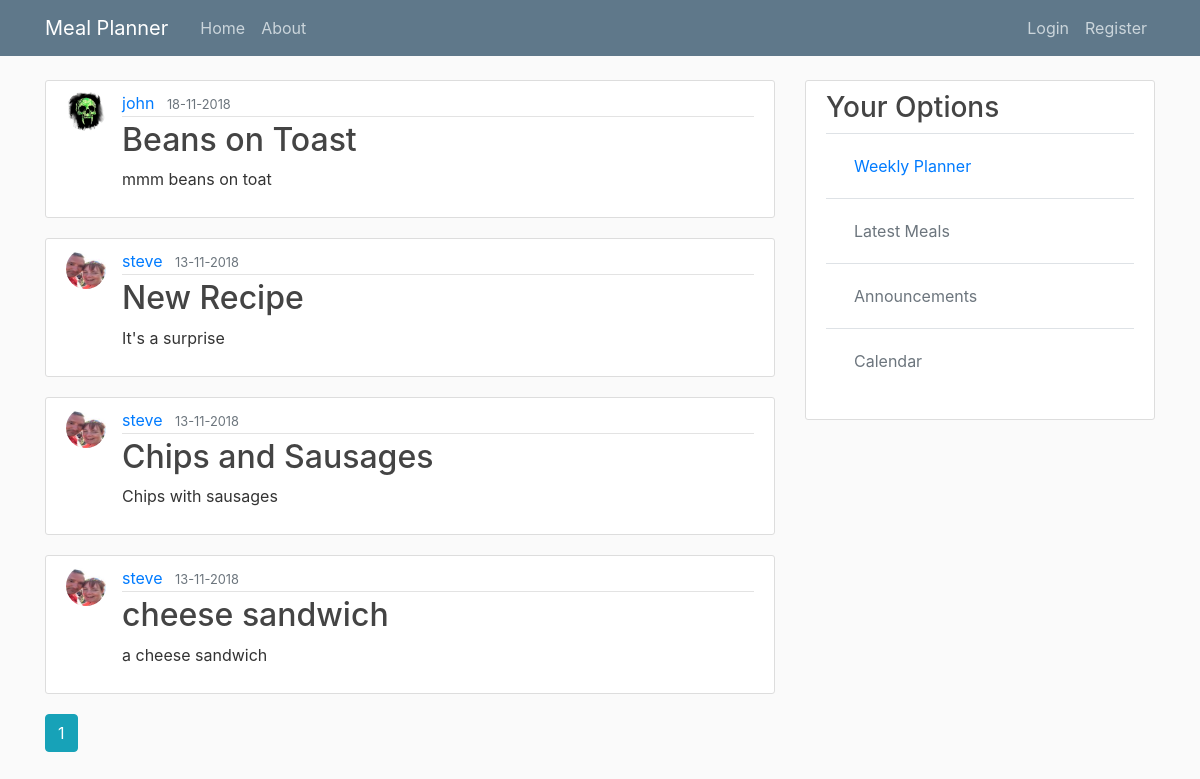
The page /home on the database its author committed.
### mymeal/models.py (models this page shows, shortened)
class Recipe(db.Model):
    id = db.Column(db.Integer, primary_key=True)
    title = db.Column(db.String(100), nullable=False)
    date_posted = db.Column(db.DateTime, nullable=False, default=datetime.utcnow)
    description = db.Column(db.Text, nullable=False)
    serves = db.Column(db.Integer, nullable=False, default='01')
    recipe_type = db.Column(db.String(15), nullable=False)
    ingredients = db.relationship('Ingredient', backref='meal', lazy=True)
    user_id = db.Column(db.Integer, db.ForeignKey('user.id'), nullable=False)
    recipe_book = db.Column(db.String(100))
    recipe_book_page = db.Column(db.Integer, default='01')

class User(db.Model, UserMixin):
    id = db.Column(db.Integer, primary_key=True)
    username = db.Column(db.String(20), unique=True, nullable=False)
    email = db.Column(db.String(120), unique=True, nullable=False)
    image_file = db.Column(db.String(20), nullable=False, default='default.png')
    password = db.Column(db.String(60), nullable=False)
    recipes = db.relationship('Recipe', backref='author', lazy=True)

### mymeal/main/routes.py (the view)
@main.route('/')
@main.route('/home')
def home():
    page = request.args.get('page', 1, type=int)
    recipes = Recipe.query.order_by(Recipe.date_posted.desc()).paginate(page=page, per_page=5)
    return render_template('home.html', title='Home', recipes=recipes)

### mymeal/templates/home.html
{% extends 'layout.html' %}
{% block content %}
    {% for recipe in recipes.items %}
        <article class="media content-section">
            <img class="rounded-circle article-img" src="{{ url_for('static', filename='profile_pics/' + recipe.author.image_file) }}">
          <div class="media-body">
            <div class="article-metadata">
              <a class="mr-2" href="{{ url_for('users.user_recipes', username=recipe.author.username) }}">{{ recipe.author.username }}</a>
              <small class="text-muted">{{ recipe.date_posted.strftime('%d-%m-%Y') }}</small>
            </div>
            <h2><a class="article-title" href="{{ url_for('recipes.recipe', recipe_id=recipe.id) }}">{{ recipe.title }}</a></h2>
            <p class="article-content">{{ recipe.description }}</p>
          </div>
        </article>
    {% endfor %}
    {% for page_num in recipes.iter_pages(left_edge=1, right_edge=1, left_current=1, right_current=2) %}
        {% if page_num %}
            {% if recipes.page == page_num %}
                <a class="btn btn-info mb-4" href="{{ url_for('main.home', page=page_num) }}">{{ page_num }}</a>
            {% else %}
                <a class="btn btn-outline-info mb-4" href="{{ url_for('main.home', page=page_num) }}">{{ page_num }}</a>
            {% endif %}
        {% else %}
            ...
        {% endif %}
    {% endfor %}
{% endblock %}

### mymeal/templates/layout.html (shortened to what this page needs)
<!DOCTYPE html>
<html>
<head>
    <link rel="stylesheet" href="https://stackpath.bootstrapcdn.com/bootstrap/4.1.3/css/bootstrap.min.css">
    <link rel="stylesheet" type="text/css" href="{{ url_for('static', filename='main.css') }}">
</head>
<body>
    <header class="site-header">
      <nav class="navbar navbar-expand-md navbar-dark bg-steel fixed-top">
        <div class="container">
          <a class="navbar-brand mr-4" href="/">Meal Planner</a>
          <div class="collapse navbar-collapse" id="navbarToggle">
            <div class="navbar-nav mr-auto">
              <a class="nav-item nav-link" href="{{ url_for('main.home') }}">Home</a>
              <a class="nav-item nav-link" href="{{ url_for('main.about') }}">About</a>
            </div>
            <div class="navbar-nav">
                {% if current_user.is_authenticated %}
                    <a class="nav-item nav-link" href="{{ url_for('recipes.new_recipe') }}">Create Recipe</a>
                    <a class="nav-item nav-link" href="{{ url_for('users.account') }}">Account</a>
                    <a class="nav-item nav-link" href="{{ url_for('users.logout') }}">Logout</a>
                    <img class="rounded-circle  article-img" src="{{ url_for('static', filename='profile_pics/' + current_user.image_file) }}">
                {% else %}
                  <a class="nav-item nav-link" href="{{ url_for('users.login') }}">Login</a>
                  <a class="nav-item nav-link" href="{{ url_for('users.register') }}">Register</a>
                {% endif %}
            </div>
          </div>
        </div>
      </nav>
    </header>
    <main role="main" class="container">
      <div class="row">
        <div class="col-md-8">
            {% block content %}{% endblock %}
        </div>
        <div class="col-md-4">
            <div class="content-section">
            <h3>Your Options</h3>
                <table class="table table-hover">
                  <tbody>
                    <tr>
                      <td>
                          <a class="nav-item nav-link" href="{{ url_for('weekly.new_week') }}">Weekly Planner</a>
                      </td>
                    </tr>
                    <tr>
                      <td>
                          <a class="nav-item nav-link disabled" href="#">Latest Meals</a>
                      </td>
                    </tr>
                    <tr>
                      <td>
                          <a class="nav-item nav-link disabled" href="#">Announcements</a>
                      </td>
                    </tr>
                    <tr>
                      <td>
                          <a class="nav-item nav-link disabled" href="#">Calendar</a>
                      </td>
                    </tr>
                  </tbody>
                </table>
          </div>
        </div>
      </div>
    </main>
</body>
</html>

### mymeal/static/main.css (style rules this page uses)
body { background: #fafafa; color: #333333; margin-top: 5rem; }
h1, h2, h3, h4, h5, h6 { color: #444444; }
.bg-steel { background-color: #5f788a; }
.site-header .navbar-nav .nav-link { color: #cbd5db; }
.content-section { background: #ffffff; padding: 10px 20px; border: 1px solid #dddddd; border-radius: 3px; margin-bottom: 20px; }
.article-title { color: #444444; }
.article-content { white-space: pre-line; }
.article-img { height: 40px; width: 40px; margin-right: 16px; }
.article-metadata { padding-bottom: 1px; margin-bottom: 4px; border-bottom: 1px solid #e3e3e3 }

### rows shown on the page
Recipe: image_file (picture), author.username "john", date_posted "18-11-2018", title "Beans on Toast", description "mmm beans on toat"
Recipe: image_file (picture), author.username "steve", date_posted "13-11-2018", title "New Recipe", description "It's a surprise"
Recipe: image_file (picture), author.username "steve", date_posted "13-11-2018", title "Chips and Sausages", description "Chips with sausages"
Recipe: image_file (picture), author.username "steve", date_posted "13-11-2018", title "cheese sandwich", description "a cheese sandwich"

### other values the page prints
{{ page_num }} "1"
